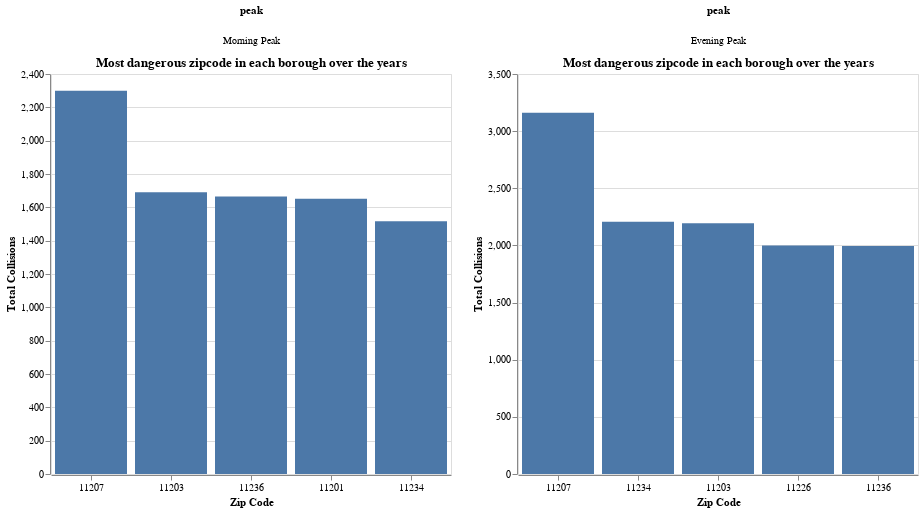

Notebook cell for this chart:
### Code cell
source = data_df.groupby(['borough', 'zip_code', 'peak']).size().reset_index(name='counts')
source=source.loc[source["borough"]=="BROOKLYN"]
source=source.loc[source["peak"]=="Morning Peak"]
source
source = source.sort_values('counts', ascending=False).groupby([ 'peak']).head()
base = alt.Chart(source).mark_bar().encode(
    x=alt.X('zip_code:O', title='Zip Code',axis=alt.Axis(labelAngle=-0),sort="-y"),
    y=alt.Y('counts:Q', title="Total Collisions"),
    # color='peak:N',
).properties(
    height=400,
    width=400,
    title='Most dangerous zipcode in each borough over the years'
).facet(
    column="peak"
)

source = data_df.groupby(['borough', 'zip_code', 'peak']).size().reset_index(name='counts')
source=source.loc[source["borough"]=="BROOKLYN"]
source=source.loc[source["peak"]=="Evening Peak"]
source
source = source.sort_values('counts', ascending=False).groupby([ 'peak']).head()
base1 = alt.Chart(source).mark_bar().encode(
    x=alt.X('zip_code:O', title='Zip Code',axis=alt.Axis(labelAngle=-0),sort="-y"),
    y=alt.Y('counts:Q', title="Total Collisions"),
    # color='peak:N',
).properties(
    height=400,
    width=400,
    title='Most dangerous zipcode in each borough over the years'
).facet(
    column="peak"
)
base | base1

# texts = base.mark_text(
#     align='center',
#     baseline='bottom',
# ).encode(
#     text='zip_code:Q'
# )
# alt.layer(base, texts, data=source)

### Figure 1 — Vega-Lite specification as saved in the notebook (floating-point values rounded to 4 significant figures)
{"config": {"view": {"continuousWidth": 400, "continuousHeight": 300}}, "hconcat": [{"data": {"name": "data-5c951f578b3a5f4aedc9b5163d8fce33"}, "facet": {"column": {"type": "nominal", "field": "peak"}}, "spec": {"mark": "bar", "encoding": {"x": {"type": "ordinal", "axis": {"labelAngle": 0}, "field": "zip_code", "sort": "-y", "title": "Zip Code"}, "y": {"type": "quantitative", "field": "counts", "title": "Total Collisions"}}, "height": 400, "title": "Most dangerous zipcode in each borough over the years", "width": 400}}, {"data": {"name": "data-e4bace1598edbadc5897d1e92c8201a6"}, "facet": {"column": {"type": "nominal", "field": "peak"}}, "spec": {"mark": "bar", "encoding": {"x": {"type": "ordinal", "axis": {"labelAngle": 0}, "field": "zip_code", "sort": "-y", "title": "Zip Code"}, "y": {"type": "quantitative", "field": "counts", "title": "Total Collisions"}}, "height": 400, "title": "Most dangerous zipcode in each borough over the years", "width": 400}}], "$schema": "https://vega.github.io/schema/vega-lite/v4.8.1.json", "datasets": {"data-5c951f578b3a5f4aedc9b5163d8fce33": [{"borough": "BROOKLYN", "zip_code": "11207", "peak": "Morning Peak", "counts": 2300}, {"borough": "BROOKLYN", "zip_code": "11203", "peak": "Morning Peak", "counts": 1691}, {"borough": "BROOKLYN", "zip_code": "11236", "peak": "Morning Peak", "counts": 1665}, {"borough": "BROOKLYN", "zip_code": "11201", "peak": "Morning Peak", "counts": 1651}, {"borough": "BROOKLYN", "zip_code": "11234", "peak": "Morning Peak", "counts": 1516}], "data-e4bace1598edbadc5897d1e92c8201a6": [{"borough": "BROOKLYN", "zip_code": "11207", "peak": "Evening Peak", "counts": 3161}, {"borough": "BROOKLYN", "zip_code": "11234", "peak": "Evening Peak", "counts": 2207}, {"borough": "BROOKLYN", "zip_code": "11203", "peak": "Evening Peak", "counts": 2194}, {"borough": "BROOKLYN", "zip_code": "11226", "peak": "Evening Peak", "counts": 1999}, {"borough": "BROOKLYN", "zip_code": "11236", "peak": "Evening Peak", "counts": 1994}]}}
